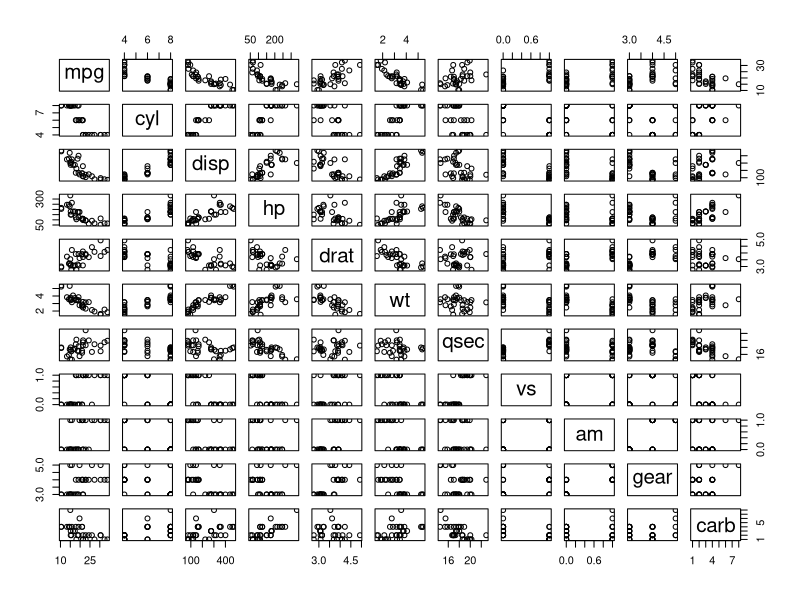
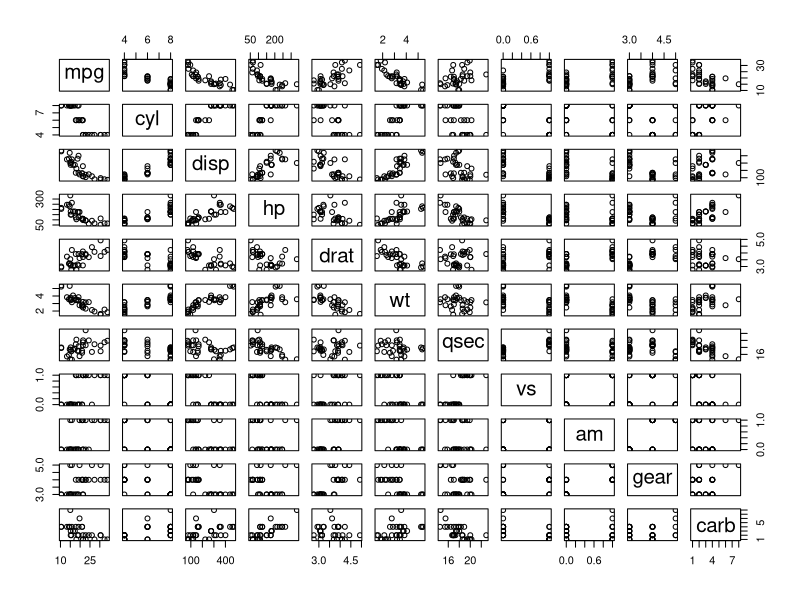
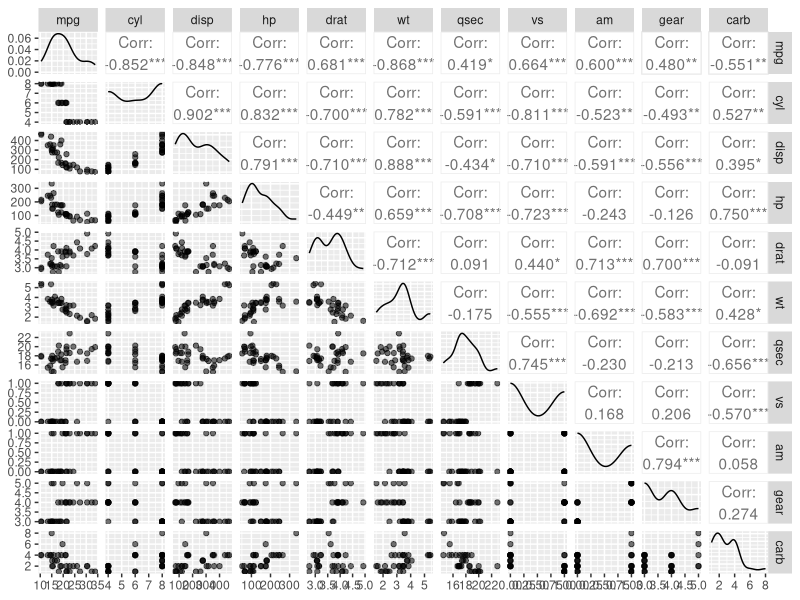
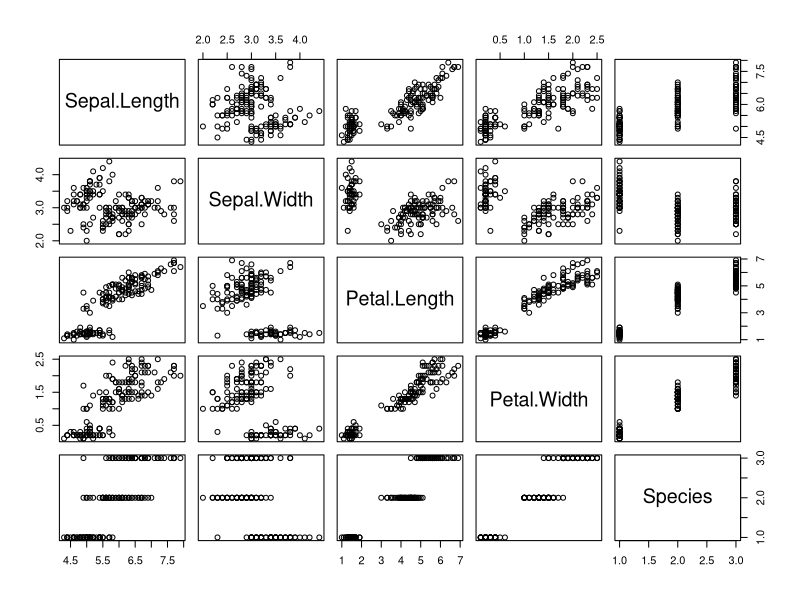
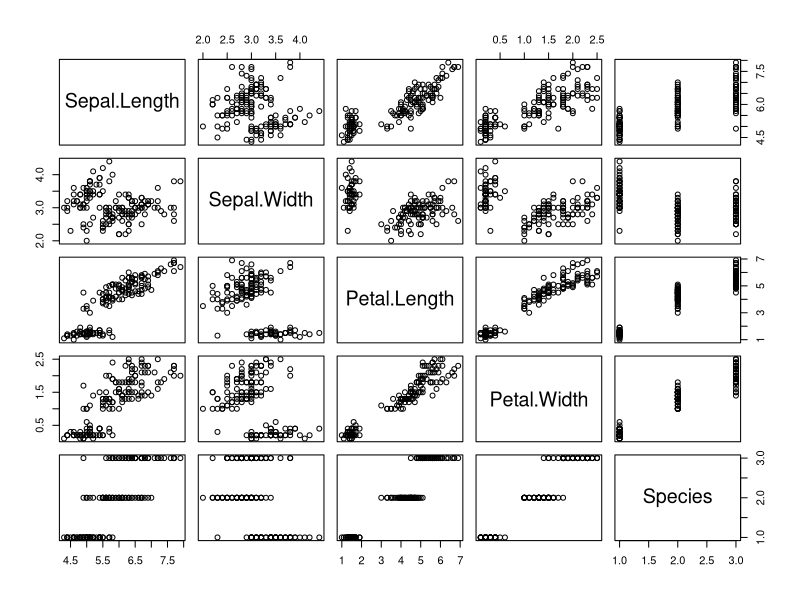
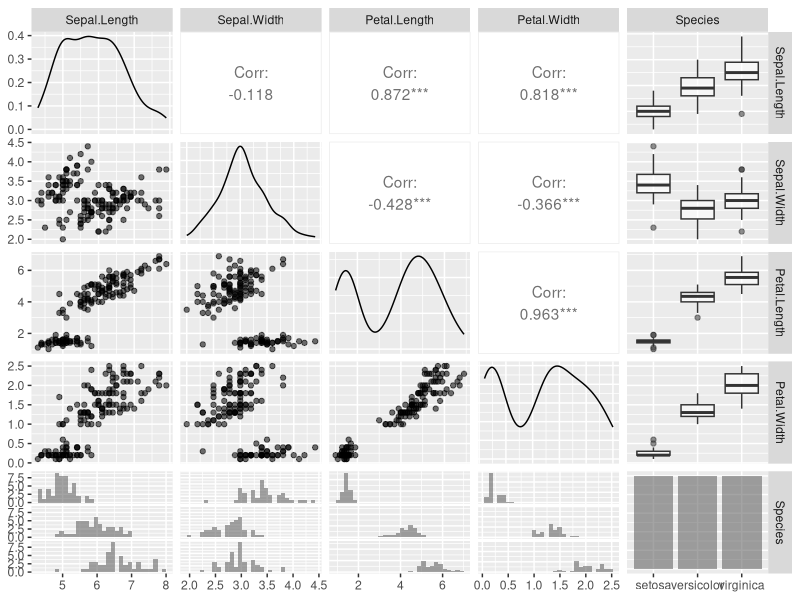

These charts were generated, in order, by the following R code:
#plot.all.correlation.cross.reference

install.packages("GGally")
library(GGally)


mtcars
iris

pairs(mtcars)
plot(mtcars) #same

ggpairs(mtcars, aes(alpha = 0.4))



plot(iris)
pairs(iris) #same

ggpairs(iris, aes(alpha = 0.4))
